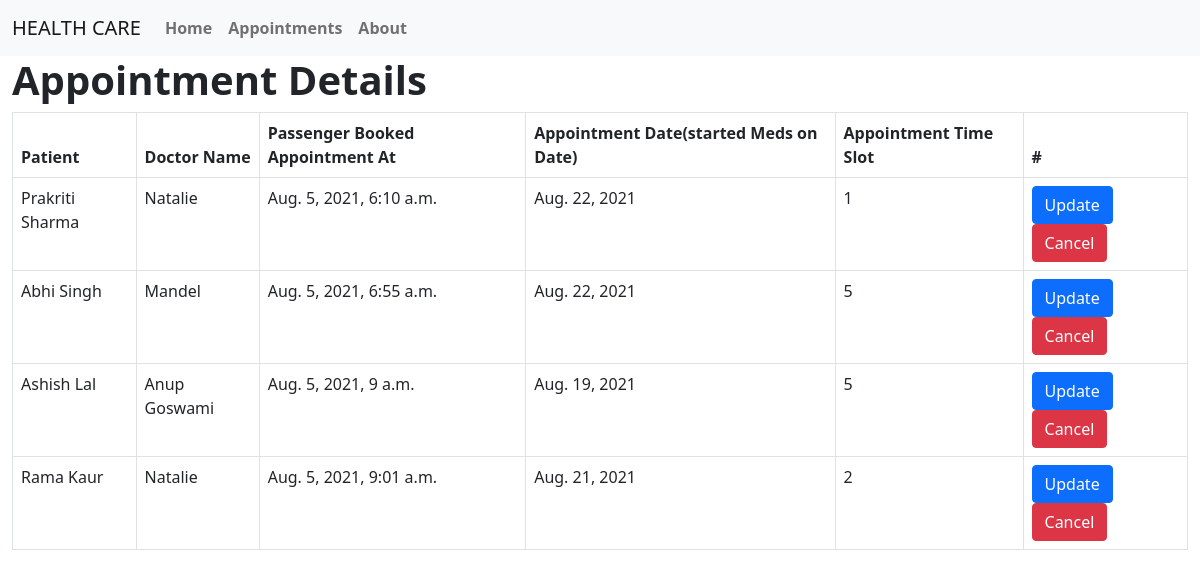
Screenshot of /book with the database file from the repository.
### Patient/models.py (models this page shows, shortened)
class Patients(models.Model):
    first_name=models.CharField(max_length=255)
    last_name=models.CharField(max_length=255)
    gender=models.CharField(max_length=255,choices=choices)
    disease=models.ForeignKey(Diseases,on_delete=models.CASCADE,related_name="problem")
    doctor_name=models.ForeignKey(Doctors,on_delete=models.CASCADE,related_name="doctor_name")
    fees=models.IntegerField(default=500)
    from_date=models.DateTimeField(auto_now_add=True,blank=True,null=True)
    timeslot = models.IntegerField(choices=TIMESLOT_LIST,blank=True,null=True)
    date = models.DateField(help_text="YYYY-MM-DD",blank=True,null=True)

class Doctors(models.Model):
    name=models.CharField(max_length=255)
    intro=models.TextField(blank=True)
    specialization=models.CharField(max_length=255,choices=choices,blank=True,null=True)
    diseases=models.ManyToManyField(Diseases)
    def __str__(self):
        return str(self.name)

### Patient/views.py (the view)
# urls.py: path('book',Appointment,name="book"),
def Appointment(request):
    patients=Patients.objects.all()
    context={"patients":patients}
    return render(request,"Patient/appointments.html",context)

### Patient/templates/Patient/appointments.html
{% extends 'Patient/layout.html' %} {% block body %}
<div class='container-patient container-fluid'>
    <div class="patients">
        <h1 style="font-weight: bolder;">Appointment Details</h1>
        <table class="table table-hover table-bordered ">
            <thead>
                <tr>
                    <th scope="col ">Patient</th>
                    <th scope="col ">Doctor Name</th>
                    <th scope="col ">Passenger Booked Appointment At </th>
                    <th scope="col ">Appointment Date(started Meds on Date)</th>
                    <th scope="col ">Appointment Time Slot</th>
                    <th scope="col ">#</th>
                </tr>
            </thead>
            <tbody>
                {% for patient in patients %}
                <tr>
                    <td>{{patient.first_name}} {{patient.last_name}}</td>
                    <td>{{patient.doctor_name}}</td>
                    <td>{{patient.from_date}}</td>
                    <td>{{patient.date}}</td>
                    <td>{{patient.timeslot}}</td>
                    <td><a href="{% url 'update' patient.id %} "><button class="btn btn-primary ">Update</button></a>
                        <a href="{% url 'cancel' patient.id %} "><button class="btn btn-danger ">Cancel</button></a>
                    </td>
                </tr>
                {% endfor %}
            </tbody>
        </table>
    </div>
</div>
{% endblock %}

### Patient/templates/Patient/layout.html (shortened to what this page needs)
<!doctype html> {% load static %}
<html lang="en">
<head>
    <link href="https://cdn.jsdelivr.net/npm/bootstrap@5.0.2/dist/css/bootstrap.min.css" rel="stylesheet">
    <link rel="stylesheet" href="{% static 'Patient/layout.css' %}">
</head>
<body>
    <navbar>{% include 'Patient/navbar.html' %}</navbar>
    {% block body %} {% endblock %}
</body>
</html>

### Patient/templates/Patient/navbar.html (shortened to what this page needs)
{% load static %}
<nav class="navbar navbar-expand-lg navbar-light bg-light">
    <div class="container-fluid">
        <a class="navbar-brand" href="#">HEALTH CARE</a>
        <div class="collapse navbar-collapse" id="navbarNavDropdown">
            <ul class="navbar-nav">
                <li class="nav-item">
                    <a class="nav-link" href="{% url 'home' %}"><b>Home</b></a>
                </li>
                <li class="nav-item">
                    <a class="nav-link" href="{% url 'book' %}"><b>Appointments</b></a>
                </li>
                <li class="nav-item">
                    <a class="nav-link" href="{% url 'about' %}"><b>About</b></a>
                </li>
            </ul>
        </div>
    </div>
</nav>

### Patient/static/Patient/layout.css (style rules this page uses)
* { box-sizing: border-box; margin: 0; padding: 0; }
body { width: 100%; height: 100%; }
table { color: black; }

### rows the page displays
Patients: first_name "Prakriti", last_name "Sharma", doctor_name "Natalie", from_date "Aug. 5, 2021, 6:10 a.m.", date "Aug. 22, 2021", timeslot "1"
Patients: first_name "Abhi", last_name "Singh", doctor_name "Mandel", from_date "Aug. 5, 2021, 6:55 a.m.", date "Aug. 22, 2021", timeslot "5"
Patients: first_name "Ashish", last_name "Lal", doctor_name "Anup Goswami", from_date "Aug. 5, 2021, 9 a.m.", date "Aug. 19, 2021", timeslot "5"
Patients: first_name "Rama", last_name "Kaur", doctor_name "Natalie", from_date "Aug. 5, 2021, 9:01 a.m.", date "Aug. 21, 2021", timeslot "2"
